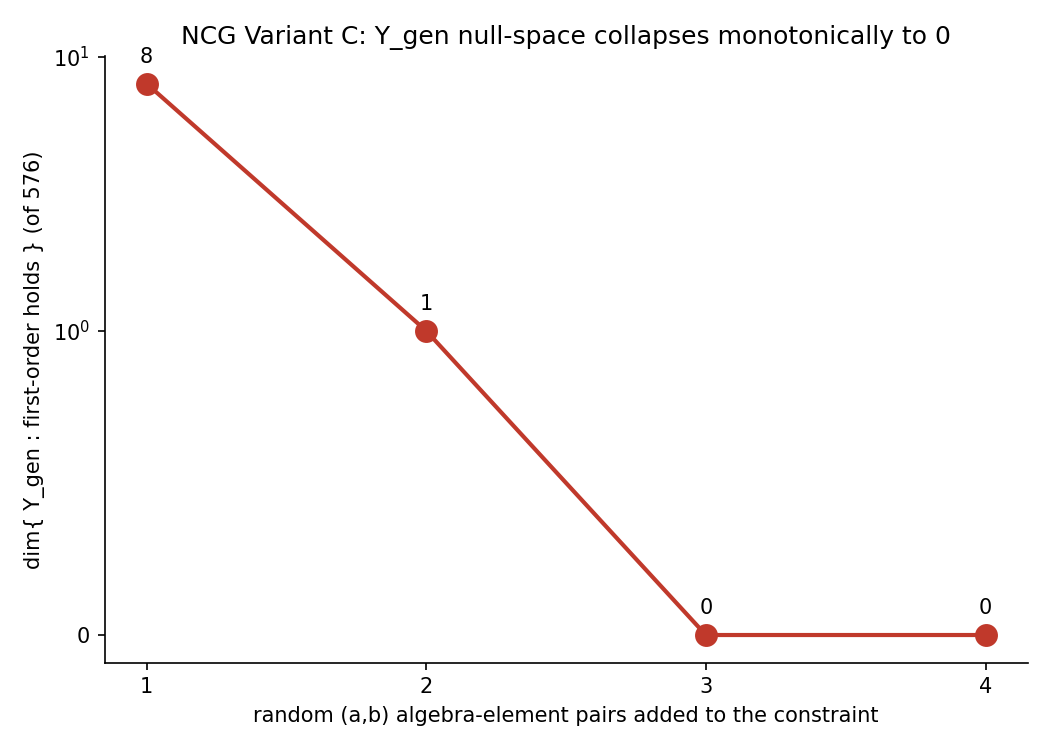

Python code for this plot:
"""F10 — NCG Variant C, full order-zero/first-order test: the null-space
of allowed generation-mixing operators Y_gen collapses 576 -> 8 -> 1 -> 0
as more random (a,b) algebra-element pairs are added to the first-order
constraint -- monotone, not a fluke of one sample. The single surviving
direction after 2 pairs (dimension 1, proportional to the identity, i.e.
no real mixing) is itself eliminated by a 3rd pair.

Data: re-runs experiments/20260810-ncg-spectral-triple/
variant_c_full_order_zero_first_order.py with n_pairs swept 1..4, parsing
each run's own printed null-space dimension -- not hand-copied from memory.

NOT_VALIDATION - NOT_REFUTATION - OUR_RECONSTRUCTION
"""

import re
import subprocess
from pathlib import Path

import matplotlib.pyplot as plt

HERE = Path(__file__).resolve().parents[3]
SCRIPT = (
    HERE
    / "experiments"
    / "20260810-ncg-spectral-triple"
    / "variant_c_full_order_zero_first_order.py"
)
OUT = Path(__file__).parent / "f10_ncg_nullspace_collapse.png"

results = []
for n_pairs in (1, 2, 3, 4):
    text = SCRIPT.read_text(encoding="utf-8")
    patched = re.sub(r"^n_pairs = \d+.*$", f"n_pairs = {n_pairs}", text, count=1, flags=re.M)
    tmp = SCRIPT.parent / f"_tmp_f10_npairs_{n_pairs}.py"
    tmp.write_text(patched, encoding="utf-8")
    try:
        proc = subprocess.run(
            ["python", str(tmp)],
            cwd=SCRIPT.parent,
            check=True,
            capture_output=True,
            text=True,
        )
        m = re.search(r"first-order null-space dimension.*?:\s*(\d+)", proc.stdout)
        dim = int(m.group(1))
        print(f"n_pairs={n_pairs}: null-space dim = {dim}")
        results.append((n_pairs, dim))
    finally:
        tmp.unlink()

fig, ax = plt.subplots(figsize=(7, 5))
xs = [r[0] for r in results]
ys = [r[1] for r in results]
ax.plot(xs, ys, "o-", color="#c0392b", ms=10, lw=2)
for x, y in results:
    ax.annotate(
        str(y), (x, y), textcoords="offset points", xytext=(0, 10), ha="center", fontsize=10
    )
ax.set_yscale("symlog", linthresh=1)
ax.set_xlabel("random (a,b) algebra-element pairs added to the constraint")
ax.set_ylabel("dim{ Y_gen : first-order holds } (of 576)")
ax.set_xticks(xs)
ax.set_title("NCG Variant C: Y_gen null-space collapses monotonically to 0")
ax.spines[["top", "right"]].set_visible(False)
fig.tight_layout()
fig.savefig(OUT, dpi=150)
print(f"saved {OUT}")
